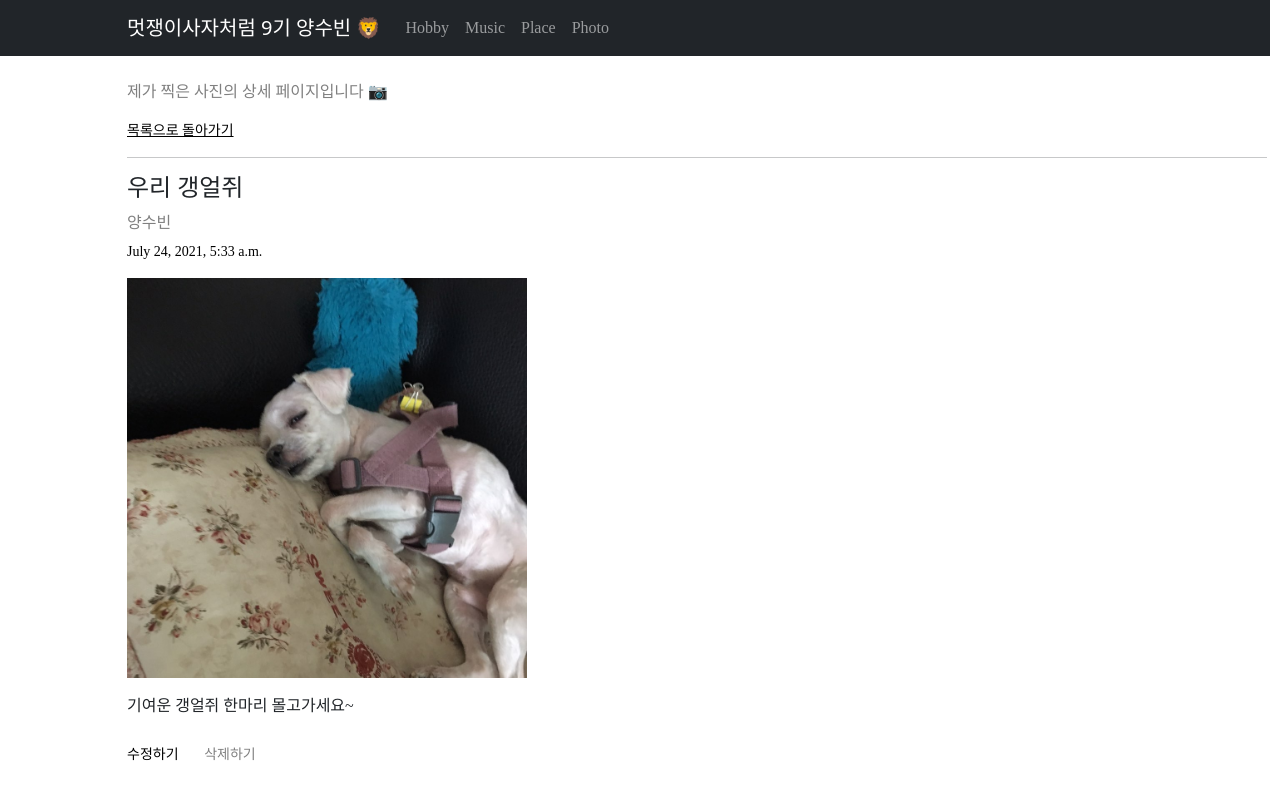
Page /3 on the committed database.
### subin/models.py (models this page shows, shortened)
class Photo(models.Model):
    title = models.CharField(max_length=200)
    writer = models.CharField(max_length=100)
    pub_date = models.DateTimeField()
    image = models.ImageField(upload_to='images/', blank=True, null = True)
    body = models.TextField()

### subin/views.py (the view)
# urls.py: path('<str:id>', views.detail, name="detail"),
def detail(request, id):
    photo = get_object_or_404(Photo, pk=id)
    return render(request, "detail.html", {'photo':photo})

### subin/templates/detail.html (shortened to what this page needs)
{% extends 'base.html' %}
{% block contents %}
<div class="mainbox">
    <p>제가 찍은 사진의 상세 페이지입니다 📷  </p>
    <a href="{% url 'photo' %}" class="backBtn">목록으로 돌아가기</a>
    <hr>
    <h2 class="title">{{photo.title}}</h2>
    <p class="writer">{{photo.writer}}</p>
    <p class="date">{{photo.pub_date}}</p>
    <div class="content">
    {% if photo.image %}
    <img src="{{photo.image.url}}" alt="이미지" width="400" class="photo">
    {% endif %}
    <p class="body">{{photo.body}}</p>
    </div>
    <br>
    <a href="{% url 'edit' photo.id %}" class="editBtn">수정하기</a>
    <a href="{% url 'delete' photo.id %}" class="delBtn">삭제하기</a>
</div>
{% endblock %}

### introproject/templates/base.html (style rules this page uses)
.body { height: auto; }

### subin/templates/detail.html (style rules this page uses)
.mainbox { margin-bottom: 10%; }
.title { font-family: 'Pretendard-Regular'; font-size: 24px; font-weight: 500; }
.writer { margin: 0; color: gray; font-size: 16px; padding-bottom: 6px; }
.date { font-size: 14px; color: black; }
.content { display: block; padding: 0; margin: 0; align-items: flex-start; flex-wrap: wrap; flex-direction: row; align-content: stretch; }
.photo { display: block; margin: 0; padding: 0; }
.body { display: block; margin-top: 1em; margin-bottom: 0; padding: 0; }
.mainbox > p:nth-child(1) { color: gray; display: block; }
.backBtn { color: black; font-size: 14px; display: block; }
.editBtn { color: black; font-size: 14px; padding: 4px 8px 4px 0; text-decoration-line: none; margin-right: 0.4em; }
.delBtn { color: gray; font-size: 14px; padding: 4px 8px; text-decoration-line: none; }

### rows in the picture
Photo: title "우리 갱얼쥐", writer "양수빈", pub_date "July 24, 2021, 5:33 a.m.", image (picture), body "기여운 갱얼쥐 한마리 몰고가세요~"
